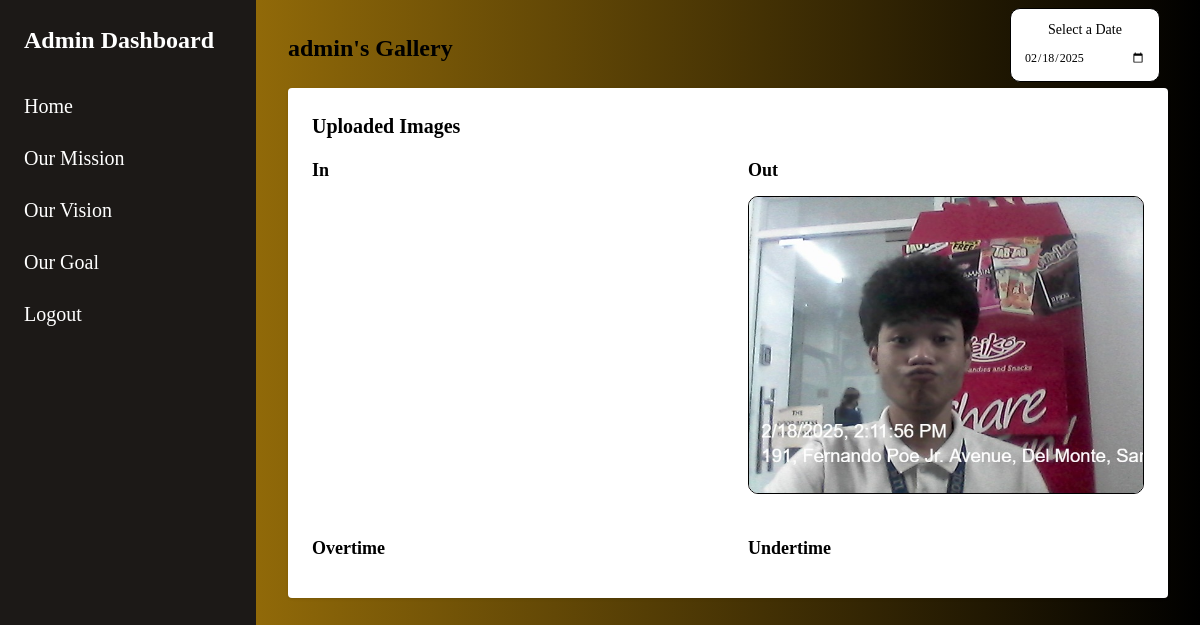
Page /gallery.php?user=admin (signed in) on the earlier database version.
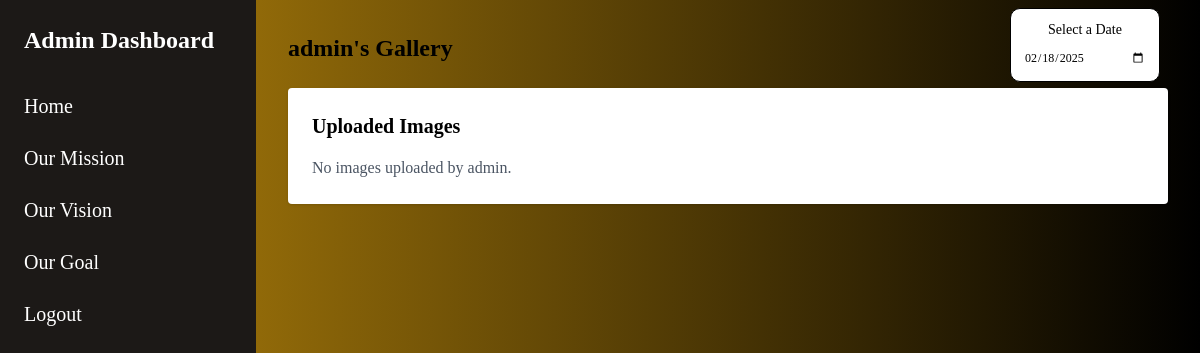
Same page on the later database version.
### tables this page shows
CREATE TABLE `uploads` (
  `id` int(11) NOT NULL,
  `user_id` int(50) NOT NULL,
  `image_path` varchar(255) NOT NULL,
  `location` enum('In','Out','Overtime','Undertime') NOT NULL,
  `uploaded_at` timestamp NOT NULL DEFAULT current_timestamp()
);

### gallery.php (the view, shortened to what this page needs)
<?php
require 'db.php';
$username = $_GET['user'];
$stmt = $pdo->prepare("SELECT * FROM admin1 WHERE user = ?");
$stmt->execute([$username]);
$user = $stmt->fetch(PDO::FETCH_ASSOC);
$user_id = $user['id'];
$stmt = $pdo->prepare("SELECT image_path, location, uploaded_at FROM uploads WHERE user_id = ? ORDER BY uploaded_at DESC");
$stmt->execute([$user_id]);
$images = $stmt->fetchAll(PDO::FETCH_ASSOC);
?>
<!DOCTYPE html>
<html lang="en">
<head>
    <link rel="stylesheet" href="/whitemanBLACK/CSS/fonts.css">
    <script src="https://cdn.tailwindcss.com"></script>
</head>
<body class="bg-gray-100 flex">
    <aside class="w-64 bg-stone-900 text-white min-h-screen p-6">
        <h2 class="text-2xl font-bold mb-9">Admin Dashboard</h2>
        <ul>
            <li class="mt-3"><a href="Admin_dashboard.php" class="transition duration-300 ease-in-out hover:bg-yellow-700 text-xl block rounded">Home</a></li>
            <li class="mt-6"><a href="/whitemanBLACK/about/Company_mission.php" class="transition duration-300 ease-in-out hover:bg-yellow-700 text-xl block rounded">Our Mission</a></li>
            <li class="mt-6"><a href="/whitemanBLACK/about/Company_vision.php" class="transition duration-300 ease-in-out hover:bg-yellow-700 text-xl block rounded">Our Vision</a></li>
            <li class="mt-6"><a href="/whitemanBLACK/about/Company_goal.php" class="transition duration-300 ease-in-out hover:bg-yellow-700 text-xl block rounded">Our Goal</a></li>
            <li class="mt-6"><a href="logout.php" class="transition duration-300 ease-in-out hover:bg-red-600 text-xl block rounded">Logout</a></li>
        </ul>
    </aside>
    <main class="flex-1 p-8">
        <h1 class="text-2xl font-semibold mb-6"><?php echo htmlspecialchars($username); ?>'s Gallery</h1>
        <div class="calendar">
            <h2>Select a Date</h2>
            <input type="date" id="date-picker">
        </div>
        <div class="bg-white p-6 rounded shadow">
            <h2 class="text-xl font-semibold mb-4">Uploaded Images</h2>
            <?php if (count($images) > 0): ?>
                <div class="grid grid-cols-2 gap-10">
                    <div>
                        <h3 class="text-lg font-bold mb-3">In</h3>
                    </div>
                    <div>
                        <h3 class="text-lg font-bold mb-3">Out</h3>
                        <div class="grid grid-cols-1 gap-4">
                            <?php foreach ($images as $image): ?>
                                <?php if ($image['location'] === 'Out'): ?>
                                    <img class="image-container" src="<?php echo htmlspecialchars($image['image_path']); ?>"
                                         alt="In Image"
                                         class="rounded shadow"
                                         onclick="openModal('<?php echo htmlspecialchars($image['image_path']); ?>')">
                                <?php endif; ?>
                            <?php endforeach; ?>
                        </div>
                    </div>
                    <div>
                        <h3 class="text-lg font-bold mb-3">Overtime</h3>
                    </div>
                    <div>
                        <h3 class="text-lg font-bold mb-3">Undertime</h3>
                    </div>
            <?php else: ?>
                <p class="text-gray-600">No images uploaded by <?php echo htmlspecialchars($username); ?>.</p>
            <?php endif; ?>
    </main>
</body>
</html>

### gallery.php (style rules this page uses)
body { background: linear-gradient(to right, #B8860b, #000); }
.calendar { background: white; padding: 10px; border: 1px solid black; border-radius: 10px; text-align: center; position: absolute; top: 7.5px; right: 40px; width: 150px; }
.calendar h2 { margin: 0; font-size: 14px; }
.calendar input { font-size: 12px; margin-top: 5px; padding: 3px; width: 100%; }
.image-container { position: relative; display: inline-block; width: 100%; border-radius: 10px; border: 1px solid black; }

Differences in the rows shown:
removed uploads: image_path (picture)
Other differences:
$username: (not shown) → "admin"
text no longer shown: "In Out Overtime Undertime"
text now shown: "No images uploaded by ."
